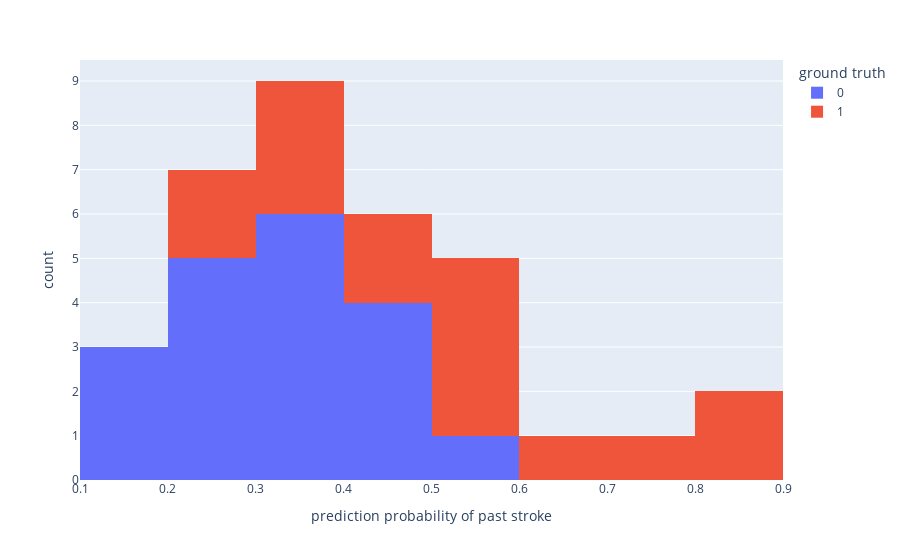

Notebook code for this chart:
### Code cell
px.histogram(predictions["probability"], color=y_test, labels={"value":"prediction probability of past stroke", "color":"ground truth"})

### Figure 1 — Plotly figure (JSON) as saved in the notebook; plotly's stock layout.template omitted (floating-point values rounded to 4 significant figures)
{"data": [{"alignmentgroup": "True", "bingroup": "x", "hovertemplate": "ground truth=0<br>prediction probability of past stroke=%{x}<br>count=%{y}<extra></extra>", "legendgroup": "0", "marker": {"color": "#636efa", "pattern": {"shape": ""}}, "name": "0", "offsetgroup": "0", "orientation": "v", "showlegend": true, "type": "histogram", "x": [0.2716, 0.1227, 0.386, 0.4841, 0.4453, 0.1531, 0.2139, 0.1068, 0.3933, 0.3155, 0.3667, 0.4883, 0.2351, 0.3471, 0.5869, 0.3173, 0.4846, 0.2137, 0.252], "xaxis": "x", "yaxis": "y"}, {"alignmentgroup": "True", "bingroup": "x", "hovertemplate": "ground truth=1<br>prediction probability of past stroke=%{x}<br>count=%{y}<extra></extra>", "legendgroup": "1", "marker": {"color": "#EF553B", "pattern": {"shape": ""}}, "name": "1", "offsetgroup": "1", "orientation": "v", "showlegend": true, "type": "histogram", "x": [0.4498, 0.754, 0.4749, 0.3196, 0.5542, 0.8721, 0.5142, 0.5859, 0.6586, 0.2911, 0.2082, 0.3061, 0.5928, 0.8245, 0.3627], "xaxis": "x", "yaxis": "y"}], "layout": {"barmode": "relative", "legend": {"title": {"text": "ground truth"}, "tracegroupgap": 0}, "margin": {"t": 60}, "xaxis": {"anchor": "y", "domain": [0, 1], "title": {"text": "prediction probability of past stroke"}}, "yaxis": {"anchor": "x", "domain": [0, 1], "title": {"text": "count"}}}}
